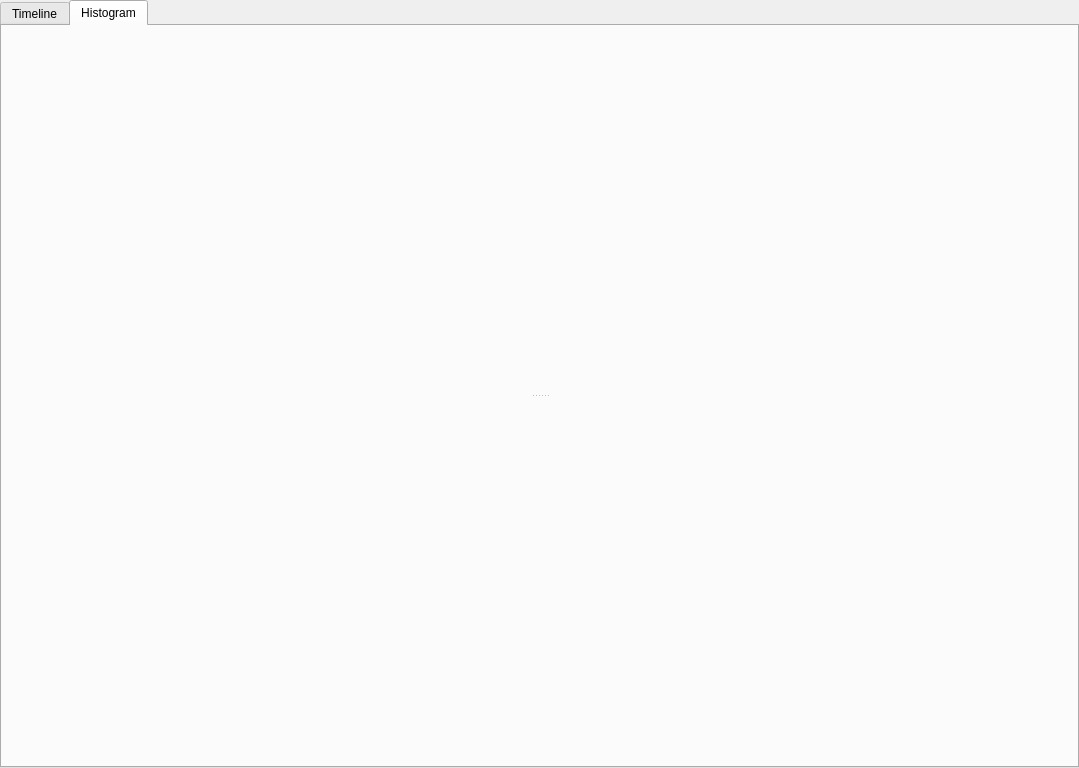
<?xml version="1.0" encoding="UTF-8"?>
<ui version="4.0">
 <class>ProfileDialog</class>
 <widget class="QDialog" name="ProfileDialog">
  <property name="windowModality">
   <enum>Qt::NonModal</enum>
  </property>
  <property name="geometry">
   <rect>
    <x>0</x>
    <y>0</y>
    <width>1079</width>
    <height>768</height>
   </rect>
  </property>
  <property name="windowTitle">
   <string>Profile Results</string>
  </property>
  <layout class="QVBoxLayout" name="verticalLayout_3">
   <property name="spacing">
    <number>0</number>
   </property>
   <property name="margin">
    <number>0</number>
   </property>
   <item>
    <widget class="QTabWidget" name="tabWidget">
     <property name="currentIndex">
      <number>1</number>
     </property>
     <widget class="QWidget" name="tabTimeline">
      <attribute name="title">
       <string>Timeline</string>
      </attribute>
      <layout class="QVBoxLayout" name="verticalLayout_2">
       <property name="margin">
        <number>0</number>
       </property>
       <item>
        <widget class="QSplitter" name="splitter">
         <property name="sizePolicy">
          <sizepolicy hsizetype="Expanding" vsizetype="Expanding">
           <horstretch>0</horstretch>
           <verstretch>0</verstretch>
          </sizepolicy>
         </property>
         <property name="orientation">
          <enum>Qt::Vertical</enum>
         </property>
         <widget class="QWidget" name="timelineContainer" native="true">
          <property name="sizePolicy">
           <sizepolicy hsizetype="Expanding" vsizetype="Expanding">
            <horstretch>0</horstretch>
            <verstretch>1</verstretch>
           </sizepolicy>
          </property>
          <property name="focusPolicy">
           <enum>Qt::WheelFocus</enum>
          </property>
          <layout class="QVBoxLayout" name="verticalLayout">
           <property name="spacing">
            <number>0</number>
           </property>
           <property name="margin">
            <number>0</number>
           </property>
           <item>
            <layout class="QGridLayout" name="gridLayout">
             <property name="spacing">
              <number>2</number>
             </property>
             <item row="0" column="0">
              <widget class="TimelineWidget" name="m_timeline" native="true">
               <property name="sizePolicy">
                <sizepolicy hsizetype="Expanding" vsizetype="Expanding">
                 <horstretch>0</horstretch>
                 <verstretch>0</verstretch>
                </sizepolicy>
               </property>
               <property name="focusPolicy">
                <enum>Qt::WheelFocus</enum>
               </property>
              </widget>
             </item>
             <item row="0" column="1">
              <widget class="QScrollBar" name="m_verticalScrollBar">
               <property name="sizePolicy">
                <sizepolicy hsizetype="Fixed" vsizetype="Expanding">
                 <horstretch>0</horstretch>
                 <verstretch>0</verstretch>
                </sizepolicy>
               </property>
               <property name="orientation">
                <enum>Qt::Vertical</enum>
               </property>
              </widget>
             </item>
             <item row="1" column="0">
              <widget class="QScrollBar" name="m_horizontalScrollBar">
               <property name="sizePolicy">
                <sizepolicy hsizetype="Minimum" vsizetype="Fixed">
                 <horstretch>0</horstretch>
                 <verstretch>0</verstretch>
                </sizepolicy>
               </property>
               <property name="maximum">
                <number>10000</number>
               </property>
               <property name="orientation">
                <enum>Qt::Horizontal</enum>
               </property>
              </widget>
             </item>
            </layout>
           </item>
          </layout>
         </widget>
         <widget class="QTableView" name="m_table">
          <property name="sizePolicy">
           <sizepolicy hsizetype="Expanding" vsizetype="Expanding">
            <horstretch>0</horstretch>
            <verstretch>0</verstretch>
           </sizepolicy>
          </property>
          <property name="editTriggers">
           <set>QAbstractItemView::NoEditTriggers</set>
          </property>
          <property name="selectionMode">
           <enum>QAbstractItemView::SingleSelection</enum>
          </property>
          <property name="verticalScrollMode">
           <enum>QAbstractItemView::ScrollPerPixel</enum>
          </property>
          <property name="horizontalScrollMode">
           <enum>QAbstractItemView::ScrollPerPixel</enum>
          </property>
          <property name="sortingEnabled">
           <bool>true</bool>
          </property>
          <property name="wordWrap">
           <bool>false</bool>
          </property>
          <attribute name="verticalHeaderVisible">
           <bool>false</bool>
          </attribute>
         </widget>
        </widget>
       </item>
      </layout>
     </widget>
     <widget class="QWidget" name="tabCalls">
      <attribute name="title">
       <string>Histogram</string>
      </attribute>
      <layout class="QVBoxLayout" name="verticalLayout_4">
       <property name="margin">
        <number>0</number>
       </property>
       <item>
        <widget class="QSplitter" name="splitter_2">
         <property name="orientation">
          <enum>Qt::Vertical</enum>
         </property>
         <widget class="GraphWidget" name="m_gpuGraph" native="true">
          <property name="sizePolicy">
           <sizepolicy hsizetype="Expanding" vsizetype="Expanding">
            <horstretch>0</horstretch>
            <verstretch>0</verstretch>
           </sizepolicy>
          </property>
          <property name="focusPolicy">
           <enum>Qt::WheelFocus</enum>
          </property>
         </widget>
         <widget class="GraphWidget" name="m_cpuGraph" native="true">
          <property name="sizePolicy">
           <sizepolicy hsizetype="Expanding" vsizetype="Expanding">
            <horstretch>0</horstretch>
            <verstretch>0</verstretch>
           </sizepolicy>
          </property>
         </widget>
        </widget>
       </item>
      </layout>
     </widget>
    </widget>
   </item>
  </layout>
 </widget>
 <customwidgets>
  <customwidget>
   <class>TimelineWidget</class>
   <extends>QWidget</extends>
   <header>timelinewidget.h</header>
   <container>1</container>
   <slots>
    <signal>horizontalScrollValueChanged(int)</signal>
    <signal>verticalScrollValueChanged(int)</signal>
    <signal>horizontalScrollMaxChanged(int)</signal>
    <signal>verticalScrollMaxChanged(int)</signal>
    <signal>jumpToCall(int)</signal>
    <slot>setHorizontalScrollValue(int)</slot>
    <slot>setVerticalScrollValue(int)</slot>
   </slots>
  </customwidget>
  <customwidget>
   <class>GraphWidget</class>
   <extends>QWidget</extends>
   <header>graphwidget.h</header>
   <container>1</container>
  </customwidget>
 </customwidgets>
 <resources/>
 <connections>
  <connection>
   <sender>m_horizontalScrollBar</sender>
   <signal>sliderMoved(int)</signal>
   <receiver>m_timeline</receiver>
   <slot>setHorizontalScrollValue(int)</slot>
   <hints>
    <hint type="sourcelabel">
     <x>402</x>
     <y>195</y>
    </hint>
    <hint type="destinationlabel">
     <x>402</x>
     <y>93</y>
    </hint>
   </hints>
  </connection>
  <connection>
   <sender>m_verticalScrollBar</sender>
   <signal>sliderMoved(int)</signal>
   <receiver>m_timeline</receiver>
   <slot>setVerticalScrollValue(int)</slot>
   <hints>
    <hint type="sourcelabel">
     <x>813</x>
     <y>93</y>
    </hint>
    <hint type="destinationlabel">
     <x>402</x>
     <y>93</y>
    </hint>
   </hints>
  </connection>
  <connection>
   <sender>m_timeline</sender>
   <signal>horizontalScrollValueChanged(int)</signal>
   <receiver>m_horizontalScrollBar</receiver>
   <slot>setValue(int)</slot>
   <hints>
    <hint type="sourcelabel">
     <x>402</x>
     <y>93</y>
    </hint>
    <hint type="destinationlabel">
     <x>402</x>
     <y>195</y>
    </hint>
   </hints>
  </connection>
  <connection>
   <sender>m_timeline</sender>
   <signal>verticalScrollValueChanged(int)</signal>
   <receiver>m_verticalScrollBar</receiver>
   <slot>setValue(int)</slot>
   <hints>
    <hint type="sourcelabel">
     <x>402</x>
     <y>93</y>
    </hint>
    <hint type="destinationlabel">
     <x>813</x>
     <y>93</y>
    </hint>
   </hints>
  </connection>
  <connection>
   <sender>m_timeline</sender>
   <signal>horizontalScrollMaxChanged(int)</signal>
   <receiver>ProfileDialog</receiver>
   <slot>setHorizontalScrollMax(int)</slot>
   <hints>
    <hint type="sourcelabel">
     <x>504</x>
     <y>277</y>
    </hint>
    <hint type="destinationlabel">
     <x>511</x>
     <y>383</y>
    </hint>
   </hints>
  </connection>
  <connection>
   <sender>m_timeline</sender>
   <signal>verticalScrollMaxChanged(int)</signal>
   <receiver>ProfileDialog</receiver>
   <slot>setVerticalScrollMax(int)</slot>
   <hints>
    <hint type="sourcelabel">
     <x>504</x>
     <y>277</y>
    </hint>
    <hint type="destinationlabel">
     <x>511</x>
     <y>383</y>
    </hint>
   </hints>
  </connection>
  <connection>
   <sender>m_table</sender>
   <signal>doubleClicked(QModelIndex)</signal>
   <receiver>ProfileDialog</receiver>
   <slot>tableDoubleClicked(QModelIndex)</slot>
   <hints>
    <hint type="sourcelabel">
     <x>511</x>
     <y>671</y>
    </hint>
    <hint type="destinationlabel">
     <x>511</x>
     <y>383</y>
    </hint>
   </hints>
  </connection>
 </connections>
 <slots>
  <signal>jumpToCall(int)</signal>
  <slot>setVerticalScrollMax(int)</slot>
  <slot>setHorizontalScrollMax(int)</slot>
  <slot>tableDoubleClicked(QModelIndex)</slot>
 </slots>
</ui>
